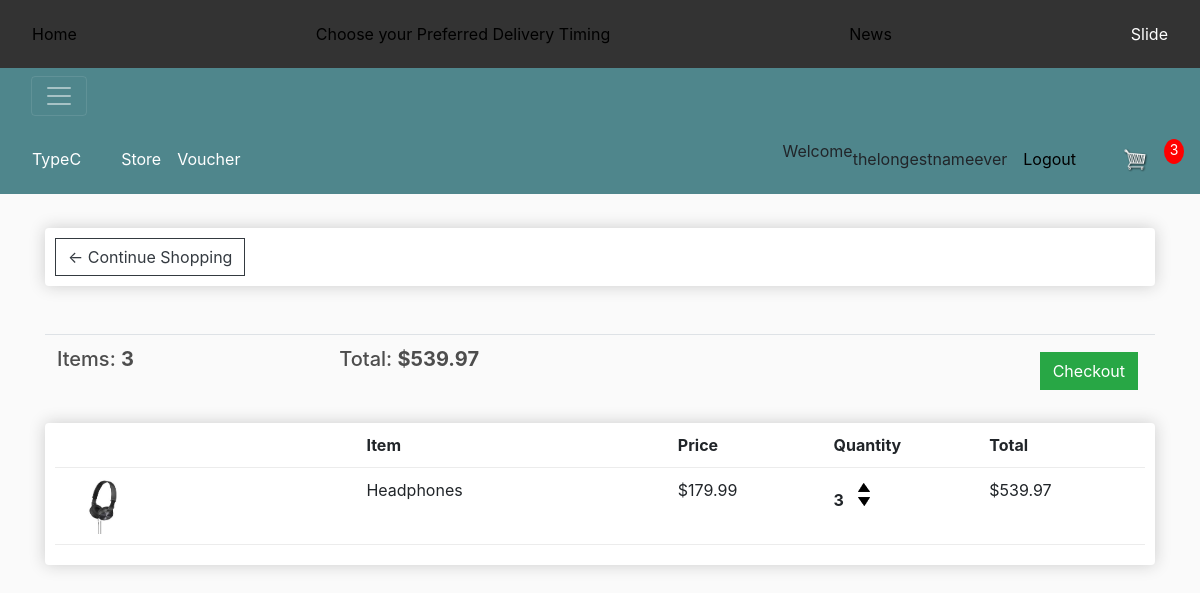
The page /cart/ (signed in) on the database its author committed.
### store/models.py (models this page shows, shortened)
class Order(models.Model):
    customer = models.ForeignKey(Customer, on_delete=models.SET_NULL, blank=True, null=True)
    date_ordered = models.DateTimeField(auto_now_add=True)
    complete = models.BooleanField(default=False, null=True, blank=False)
    transaction_id = models.CharField(max_length=200, null=True)
    @property
    def get_cart_total(self):
        orderitems = self.orderitem_set.all()
        total = sum([item.get_total for item in orderitems])
        return total
    @property
    def get_cart_items(self):
        orderitems = self.orderitem_set.all()
        total = sum([item.quantity for item in orderitems])
        return total

class OrderItem(models.Model):
    product = models.ForeignKey(Product, on_delete=models.SET_NULL, blank=True, null=True)
    order = models.ForeignKey(Order, on_delete=models.SET_NULL, blank=True, null=True)
    quantity = models.IntegerField(default=0, null=True, blank=True)
    date_added = models.DateTimeField(auto_now_add=True)
    @property
    def get_total(self):
        total = self.product.price * self.quantity
        return total

class Product(models.Model):
    name = models.CharField(max_length=200, null=True)
    price = models.DecimalField(max_digits=7, decimal_places=2)
    digital = models.BooleanField(default=False, null=True, blank=False)
    image = models.ImageField(null=True, blank=True)
    @property
    def imageURL(self):
        try:
            url = self.image.url
        except:
            url = ''
        return url

### store/views.py (the view)
# urls.py: path('cart/', views.cart, name="cart"),
def cart(request):
    data = cartData(request)
    cartItems = data['cartItems']
    order = data['order']
    items = data['items']
    context = {'items':items, 'order':order, 'cartItems':cartItems}
    return render(request, 'store/cart.html', context)

### store/utils.py (called while the page is built)
def cartData(request):
    if request.user.is_authenticated:
        customer = request.user.customer
        order, created = Order.objects.get_or_create(customer=customer, complete=False)
        items = order.orderitem_set.all()
        cartItems = order.get_cart_items
    else:
        cookieData = cookieCart(request)
        cartItems = cookieData['cartItems']
        order = cookieData['order']
        items = cookieData['items']
    return {'cartItems': cartItems, 'order':order, 'items':items}

### store/templates/store/cart.html
{% extends 'store/main.html' %}
{% load static %}
{% block content %}
<div class="row">
    <div class="col-lg-12">
        <div class="box-element">
            <a class="btn btn-outline-dark" href="{% url 'store' %}">&#x2190; Continue Shopping</a>
        </div>
        <br>
        <br>
        <table class="table">
            <tr>
                <th><h5>Items: <strong>{{order.get_cart_items}}</strong></h5></th>
                <th><h5>Total: <strong>${{order.get_cart_total|floatformat:2}}</strong></h5></th>
                <th>
                    <a style="float:right; margin: 5px" class="btn btn-success" href="{% url 'checkout' %}" onclick="return confirm('Go to checkout page?')">Checkout</a>
                </th>
            </tr>
        </table>
        <div class="box-element">
            <div class="cart-row">
                <div style="flex:2"></div>
                <div style="flex:2"><strong>Item</strong></div>
                <div style="flex:1"><strong>Price</strong></div>
                <div style="flex:1"><strong>Quantity</strong></div>
                <div style="flex:1"><strong>Total</strong></div>
            </div>
            {% for item in items %}
            <div class="cart-row">
                <div style="flex:2"><img class="row-image" src="{{item.product.imageURL}}"></div>
                <div style="flex:2">{{item.product.name}}</div>
                <div style="flex:1">${{item.product.price|floatformat:2}}</div>
                <div style="flex:1">
                    <p class="quantity">{{item.quantity}}</p>
                    <div class="quantity">
                        <img data-product="{{item.product.id}}" data-action="add" class="chg-quantity update-cart" src="{% static 'images/arrow-up.png' %}">
                        <img data-product="{{item.product.id}}" data-action="remove" class="chg-quantity update-cart" src="{% static 'images/arrow-down.png' %}">
                    </div>
                </div>
                <div style="flex:1">${{item.get_total}}</div>
            </div>
            {% endfor %}
        </div>
    </div>
</div>
{% endblock content %}

### store/templates/store/main.html (shortened to what this page needs)
<!DOCTYPE html>
{% load static %}
<html>
<head>
	<link rel="stylesheet" href="https://stackpath.bootstrapcdn.com/bootstrap/4.4.1/css/bootstrap.min.css">
	<link rel="stylesheet" type="text/css" href="{% static 'css/main.css' %}">
</head>
<body>
	<div class="navbar">
		<a href="{#home}">Home</a>
		<a href="{% url 'deliverytiming' %}">Choose your Preferred Delivery Timing</a>
		<a href="#news">News</a>
		<div class="dropdown">
		  <button class="dropbtn">Slide
		  </button>
		</div>
	  </div>
	  <nav class="navbar navbar-dark bg-dark">
		<div class="container-fluid">
		  <button class="navbar-toggler" type="button" data-bs-toggle="collapse" data-bs-target="#navbarToggleExternalContent" aria-controls="navbarToggleExternalContent" aria-expanded="false" aria-label="Toggle navigation">
			<span class="navbar-toggler-icon"></span>
		  </button>
		</div>
	  </nav>
	<nav class="navbar navbar-expand-lg navbar-dark bg-dark">
	  <a class="navbar-brand" href="{% url 'store' %}">TypeC</a>
	  <div class="collapse navbar-collapse" id="navbarSupportedContent">
	    <ul class="navbar-nav mr-auto">
	      <li class="nav-item active">
	        <a class="nav-link" href="{% url 'store' %}">Store <span class="sr-only">(current)</span></a>
			<a class="nav-link" href="{% url 'voucher' %}">Voucher <span class="sr-only">(current)</span></a>
	      </li>
	    </ul>
	    <div class="form-inline my-2 my-lg-0">
			{% if request.user.is_authenticated %}
			<p>Welcome</p>{{user.username}}
			<a href="{% url 'logout' %}">Logout</a>
			{% else %}
			<a href="{% url 'register' %}"class="btn btn-warning">Register or</a>
			<a href="{% url 'login' %}"class="btn btn-warning">Login</a>
			{% endif %}
	     	<a href="{% url 'cart' %}">
	    		<img  id="cart-icon" src="{% static 'images/cart.png' %}">
	    	</a>
	    	<p id="cart-total">{{cartItems}}</p>
	    </div>
	  </div>
	</nav>
     <div class="container">
            <br>
            {% block content %}
            {% endblock content %}
         </div>
</body>
</html>

### static/css/main.css (style rules this page uses)
body { background-color: hsl(0, 0%, 98%); }
h1,h2,h3,h4,h5,h6 { color:hsl(0, 0%, 30%); }
.box-element { box-shadow:hsl(0, 0%, 80%) 0 0 16px; background-color: #fff; border-radius: 4px; padding: 10px; }
.bg-dark { background-color: #4f868c!important; }
#cart-icon { width:25px; display: inline-block; margin-left: 15px; }
#cart-total { display: block; text-align: center; color:#fff; background-color: red; width: 20px; height: 25px; border-radius: 50%; font-size: 14px; }
.col-lg-4, .col-lg-6, .col-lg-8, .col-lg-12 { margin-top: 10px; }
.btn { border-radius: 0; }
.row-image { width: 100px; }
.cart-row { display: flex; align-items: flex-stretch; padding-bottom: 10px; margin-bottom: 10px; border-bottom: 1px solid #ececec; }
.quantity { display: inline-block; font-weight: 700; padding-right:10px; }
.chg-quantity { width: 12px; cursor: pointer; display: block; margin-top: 5px; transition:.1s; }
.navbar { background-color: #333; }
.navbar a { float: left; font-size: 16px; color: rgb(0, 0, 0); text-align: center; padding: 14px 16px; text-decoration: none; }
.dropdown { float: right; position: relative; }
.dropdown .dropbtn { font-size: 16px; border: none; outline: none; color: white; padding: 14px 16px; background-color: inherit; font-family: inherit; margin: 0; }

### rows shown on the page
Order: get_cart_items "3", get_cart_total "539.97"
OrderItem: product.imageURL (picture), product.name "Headphones", product.price "179.99", quantity "3", get_total "539.97"

### other values the page prints
{{ user.username }} "thelongestnameever"
{{ cartItems }} "3"
